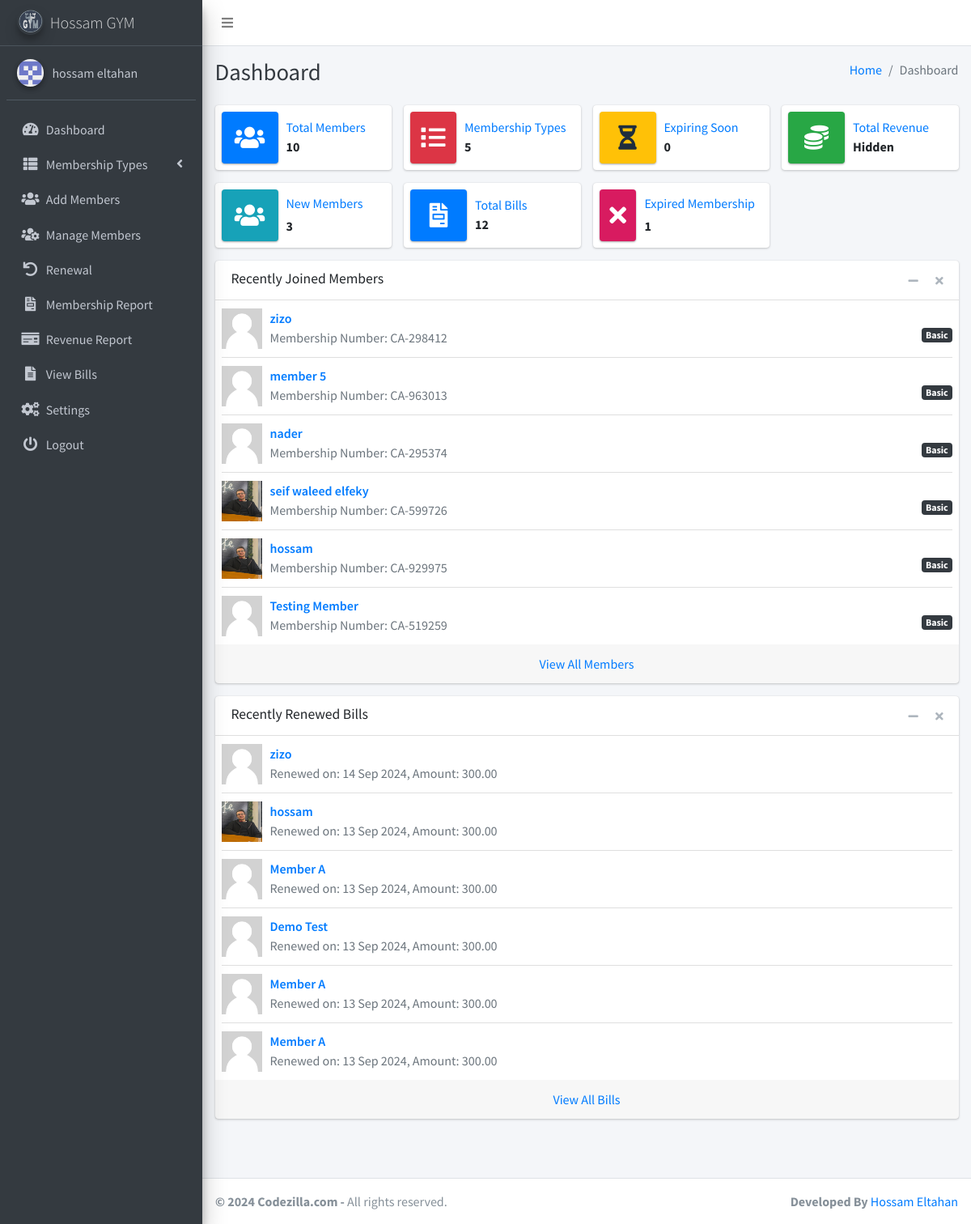
/dashboard.php (signed in), run on the app's committed database.
### tables this page shows
CREATE TABLE `settings` (
  `id` int(11) NOT NULL,
  `system_name` varchar(255) NOT NULL,
  `logo` varchar(255) NOT NULL,
  `currency` varchar(50) NOT NULL,
  `gym_address` varchar(255) DEFAULT NULL,
  `gym_contact` varchar(255) DEFAULT NULL,
  `gym_email` varchar(255) DEFAULT NULL,
  `gym_manager` varchar(255) DEFAULT NULL
);

CREATE TABLE `members` (
  `id` int(11) NOT NULL,
  `fullname` varchar(255) NOT NULL,
  `dob` date NOT NULL,
  `gender` varchar(10) NOT NULL,
  `contact_number` varchar(20) NOT NULL,
  `email` varchar(255) NOT NULL,
  `address` varchar(255) NOT NULL,
  `country` varchar(255) NOT NULL,
  `postcode` varchar(20) NOT NULL,
  `occupation` varchar(255) NOT NULL,
  `membership_type` int(11) NOT NULL,
  `membership_number` varchar(20) NOT NULL,
  `created_at` timestamp NOT NULL DEFAULT current_timestamp(),
  `photo` varchar(255) NOT NULL,
  `expiry_date` date DEFAULT NULL
);

CREATE TABLE `membership_types` (
  `id` int(11) NOT NULL,
  `type` varchar(255) NOT NULL,
  `amount` int(11) NOT NULL
);

CREATE TABLE `bills` (
  `id` int(11) NOT NULL,
  `member_id` int(11) NOT NULL,
  `membership_type` varchar(255) DEFAULT NULL,
  `amount` decimal(10,2) DEFAULT NULL,
  `renew_duration` int(11) DEFAULT NULL,
  `total_amount` decimal(10,2) DEFAULT NULL,
  `renew_date` date DEFAULT NULL,
  `expiry_date` date DEFAULT NULL
);

### dashboard.php (the view, shortened to what the rows shown need)
<?php
include('includes/config.php');
function getRecentlyRenewedBills()
{
    global $conn;
    $recentBillsQuery = "SELECT b.*, m.fullname, m.photo
                         FROM bills b
                         JOIN members m ON b.member_id = m.id
                         ORDER BY b.renew_date  DESC LIMIT 6";
    return $conn->query($recentBillsQuery);
}
?>
<?php include('includes/header.php');?>
<body class="hold-transition sidebar-mini layout-fixed layout-navbar-fixed layout-footer-fixed">
<div class="wrapper">
 <?php include('includes/sidebar.php');?>
  <div class="content-wrapper">
  <?php include('includes/pagetitle.php');?>
    <section class="content">
      <div class="container-fluid">
        <div class="row">
          <div class="col-md-12">
            <?php
            $recentMembersQuery = "SELECT * FROM members ORDER BY created_at DESC LIMIT 6";
            $recentMembersResult = $conn->query($recentMembersQuery);
            ?>
          <div class="card">
    <div class="card-body p-0">
        <ul class="products-list product-list-in-card pl-2 pr-2">
            <?php
            while ($row = $recentMembersResult->fetch_assoc()) {
                echo '<li class="item">';
                echo '<div class="product-img">';
                  if (!empty($row['photo'])) {
                    $photoPath = 'uploads/member_photos/' . $row['photo'];
                    echo '<img src="' . $photoPath . '" alt="Member Photo" class="img-size-50">';
                } else {
                    echo '<img src="uploads/member_photos/default.jpg" alt="Default Photo" class="img-size-50">';
                }
                echo '</div>';
                echo '<div class="product-info">';
                echo '<a href="memberProfile.php?id=' . $row['id'] . '" class="product-title">' . $row['fullname'] . '</a>';
                echo '<span class="product-description">';
                echo '<span class="badge badge-dark float-right">' . getMembershipTypeName($row['membership_type']) . '</span>';
                echo 'Membership Number: ' . ($row['membership_number']);
                echo '</span>';
                echo '</div>';
                echo '</li>';
            }
            ?>
        </ul>
    </div>
    </div>
        <div class="card">
        <div class="card-body p-0">
            <ul class="products-list product-list-in-card pl-2 pr-2">
                <?php
                $recentBillsResult = getRecentlyRenewedBills();
                if ($recentBillsResult && $recentBillsResult->num_rows > 0) {
                    while ($row = $recentBillsResult->fetch_assoc()) {
                        echo '<li class="item">';
                        echo '<div class="product-img">';
                        if (!empty($row['photo'])) {
                            $photoPath = 'uploads/member_photos/' . $row['photo'];
                            echo '<img src="' . $photoPath . '" alt="Member Photo" class="img-size-50">';
                        } else {
                            echo '<img src="uploads/member_photos/default.jpg" alt="Default Photo" class="img-size-50">';
                        }
                        echo '</div>';
                        echo '<div class="product-info">';
                        echo '<a href="view_bill.php?bill_id=' . $row['id'] . '" class="product-title">' . $row['fullname'] . '</a>';
                        echo '<span class="product-description">';
                        echo 'Renewed on: ' . date('d M Y', strtotime($row['renew_date'])) . ', Amount: ' . $row['amount'];
                        echo '</span>';
                        echo '</div>';
                        echo '</li>';
                    }
                } else {
                    echo '<li class="item"><div class="product-info">No recently renewed bills found.</div></li>';
                }
                ?>
            </ul>
        </div>
</div>
</div>
</div>
<?php
function getMembershipTypeName($membershipTypeId)
{
    global $conn;
    $membershipTypeQuery = "SELECT type FROM membership_types WHERE id = $membershipTypeId";
    $membershipTypeResult = $conn->query($membershipTypeQuery);
    if ($membershipTypeResult->num_rows > 0) {
        $membershipTypeRow = $membershipTypeResult->fetch_assoc();
        return $membershipTypeRow['type'];
    } else {
        return 'Unknown';
    }
}
?>
          </div>
        </div>
      </div>
</body>
</html>

### includes/sidebar.php (shortened to what the rows shown need)
<aside class="main-sidebar sidebar-dark-primary elevation-4">
  <a href="" class="brand-link">
    <img src="<?php echo getLogoUrl(); ?>" alt="Logo" class="brand-image img-circle elevation-3" style="opacity: .8">
    <span class="brand-text font-weight-light"><?php echo getSystemName(); ?></span>
  </a>
  <?php
  function getSystemName()
  {
      global $conn;
      $systemNameQuery = "SELECT system_name FROM settings";
      $systemNameResult = $conn->query($systemNameQuery);
      if ($systemNameResult->num_rows > 0) {
          $systemNameRow = $systemNameResult->fetch_assoc();
          return $systemNameRow['system_name'];
      } else {
          return 'Codezilla';
      }
  }
  function getLogoUrl()
  {
      global $conn;
      $logoQuery = "SELECT logo FROM settings";
      $logoResult = $conn->query($logoQuery);
      if ($logoResult->num_rows > 0) {
          $logoRow = $logoResult->fetch_assoc();
          return $logoRow['logo'];
      } else {
          return 'dist/img/AdminLTELogo.png';
      }
  }
  function getGymManagerName()
  {
      global $conn;
      $managerQuery = "SELECT gym_manager FROM settings";
      $managerResult = $conn->query($managerQuery);
      if ($managerResult->num_rows > 0) {
          $managerRow = $managerResult->fetch_assoc();
          return $managerRow['gym_manager'];
      } else {
          return 'Gym Manager';
      }
  }
  ?>
  <div class="sidebar">
    <div class="user-panel mt-3 pb-3 mb-3 d-flex">
      <div class="info">
        <a href="#" class="d-block"><?php echo getGymManagerName(); ?></a>
      </div>
    </div>
  </div>
</aside>

### data on the page
settings: logo (picture), system_name "Hossam GYM", gym_manager "hossam eltahan"
members: photo (placeholder picture), fullname "zizo", membership_type.type "Basic", membership_number "CA-298412"
members: photo (placeholder picture), fullname "member 5", membership_type.type "Basic", membership_number "CA-963013"
members: photo (placeholder picture), fullname "nader", membership_type.type "Basic", membership_number "CA-295374"
members: photo (picture), fullname "seif waleed elfeky", membership_type.type "Basic", membership_number "CA-599726"
members: photo (picture), fullname "hossam", membership_type.type "Basic", membership_number "CA-929975"
members: photo (placeholder picture), fullname "Testing Member", membership_type.type "Basic", membership_number "CA-519259"
bills: member.photo (placeholder picture), member.fullname "zizo", renew_date "14 Sep 2024", amount "300.00"
bills: member.photo (picture), member.fullname "hossam", renew_date "13 Sep 2024", amount "300.00"
bills: member.photo (placeholder picture), member.fullname "Member A", renew_date "13 Sep 2024", amount "300.00"
bills: member.photo (placeholder picture), member.fullname "Demo Test", renew_date "13 Sep 2024", amount "300.00"
bills: member.photo (placeholder picture), member.fullname "Member A", renew_date "13 Sep 2024", amount "300.00"
bills: member.photo (placeholder picture), member.fullname "Member A", renew_date "13 Sep 2024", amount "300.00"

### other printed values
$pageTitle "Dashboard"
getTotalMembersCount() "10"
getTotalMembershipTypesCount() "5"
getExpiringSoonCount() "0"
$newMembersCount "3"
getTotalBillsCount() "12"
$expiredMembersCount "1"
